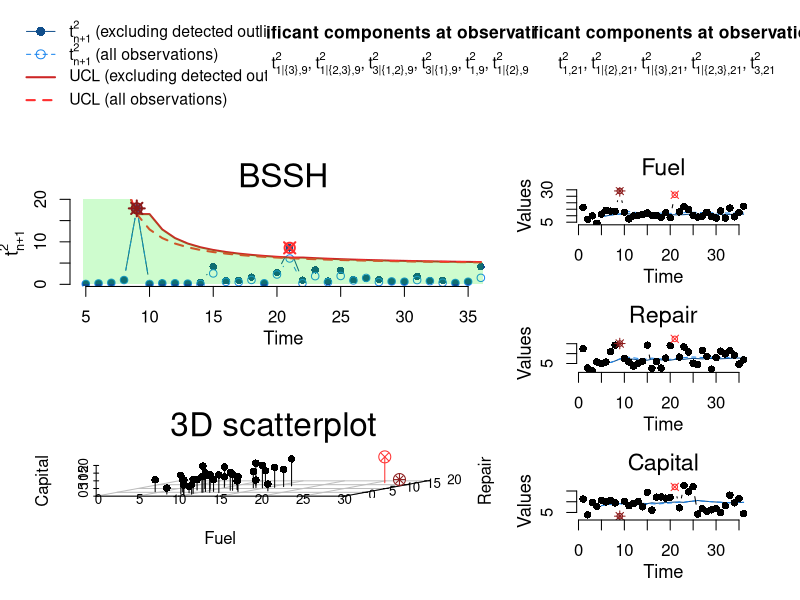

R code for this plot:
# R code for the transportation cost application of BSSH
# Reproduces the monitoring results, post-alarm diagnosis,
# and the figure reported in the manuscript.

# If needed, install the required packages:
# install.packages("plotrix")
# install.packages("scatterplot3d")

library(plotrix)
library(scatterplot3d)

#------------------------------------------------------------------------------
# DATA
#------------------------------------------------------------------------------

Fuel <- c(16.44, 7.19, 9.92, 4.24, 11.20, 14.25, 13.50, 13.32, 29.11, 12.68,
          7.51, 9.90, 10.25, 11.11, 12.17, 10.24, 10.18, 8.88, 12.34, 8.51,
          26.16, 12.95, 16.93, 14.70, 10.32, 8.98, 9.70, 12.72, 9.49, 8.22,
          13.70, 8.21, 15.86, 9.18, 12.49, 17.32)

Repair <- c(12.43, 2.70, 1.35, 5.78, 5.05, 5.78, 10.98, 14.27, 15.09, 7.61,
            5.80, 3.63, 5.07, 6.15, 14.26, 2.59, 6.05, 2.70, 7.73, 14.02,
            17.44, 8.24, 13.37, 10.78, 5.16, 4.49, 11.59, 8.63, 2.16, 7.95,
            11.22, 9.85, 11.42, 9.18, 4.67, 6.86)

Capital <- c(11.23, 3.92, 9.75, 7.78, 10.67, 9.88, 10.60, 9.45, 3.28, 10.23,
             8.13, 9.13, 10.17, 7.61, 14.39, 6.09, 12.14, 12.23, 11.68, 12.01,
             16.89, 7.18, 17.59, 14.58, 17.00, 4.26, 6.83, 5.59, 6.23, 6.72,
             4.91, 8.17, 13.06, 9.49, 11.49, 4.44)

#######################
#### PRIOR SETTING ####
#######################

M0n <- rep(0, 3)
L0n <- 0
NU0n <- -1
PSIn <- matrix(0, 3, 3)
a0 <- 0

# FALSE ALARM RATE: ARL_0 = 200
far <- 1/200

#==============================================================================
# RECURSIVE NIW UPDATE 
#==============================================================================

niw_update_one <- function(x, mu, lambda, nu, Psi) {
  x <- as.numeric(x)
  w <- lambda / (lambda + 1)
  diff <- x - mu
  mu_new  <- w * mu + (1 - w) * x
  Psi_new <- Psi + w * tcrossprod(diff)
  list(mu = mu_new, lambda = lambda + 1, nu = nu + 1, Psi = Psi_new)
}

posterior_upto_n_recursive <- function(X, n, m0, l0, nu0, psi0) {
  mu <- m0; lambda <- l0; nu <- nu0; Psi <- psi0
  if (n >= 1) {
    for (i in 1:n) {
      upd <- niw_update_one(X[i,], mu, lambda, nu, Psi)
      mu <- upd$mu; lambda <- upd$lambda; nu <- upd$nu; Psi <- upd$Psi
    }
  }
  list(mu = mu, lambda = lambda, nu = nu, Psi = Psi)
}

#==============================================================================
# applicationBSSH 
#==============================================================================

applicationBSSH <- function(CX, CY, CZ, PX, PY, PZ, FAR, a0, m0i, l0i, nu0i, psi0i) {
  stats <- matrix(NA, length(CX), 2)
  colnames(stats) <- c("t2", "qf")
  
  if (a0 != 0) {
    Y <- cbind(PX, PY, PZ)
    n0 <- length(PX)
    sumY <- apply(Y, 2, sum)
    meanY <- sumY / n0
    CC0 <- lapply(1:n0, function(x) (Y[x,] - meanY) %*% t(Y[x,] - meanY))
    C0 <- Reduce("+", CC0)
    
    m0 <- (l0i * m0i + a0 * sumY) / (l0i + a0 * n0)
    l0 <- l0i + a0 * n0
    nu0 <- nu0i + a0 * n0
    psi0 <- psi0i + a0 * C0 + l0i * m0i %*% t(m0i) +
      a0 * n0 * meanY %*% t(meanY) - l0 * m0 %*% t(m0)
  } else {
    m0 <- m0i; l0 <- l0i; nu0 <- nu0i; psi0 <- psi0i
  }
  
  X <- cbind(CX, CY, CZ)
  d <- ncol(X); N <- nrow(X)
  start_n <- d + 1
  
  mu <- m0; lambda <- l0; nu <- nu0; Psi <- psi0
  for (i in 1:start_n) {
    upd <- niw_update_one(X[i,], mu, lambda, nu, Psi)
    mu <- upd$mu; lambda <- upd$lambda; nu <- upd$nu; Psi <- upd$Psi
  }
  
  for (n in start_n:(N - 1)) {
    x_next <- X[n + 1,]
    nu_star <- nu - d + 1
    
    A <- ((lambda + 1) * d) / (lambda * nu_star) * Psi
    diff <- matrix(x_next - mu, ncol = 1)
    
    t2 <- as.numeric(t(diff) %*% solve(A) %*% diff)
    q  <- qf(1 - FAR, d, nu_star)
    
    stats[n + 1, 1] <- t2
    stats[n + 1, 2] <- q
    
    upd <- niw_update_one(x_next, mu, lambda, nu, Psi)
    mu <- upd$mu; lambda <- upd$lambda; nu <- upd$nu; Psi <- upd$Psi
  }
  
  return(stats)
}

#==============================================================================
# posteriormeanBSSH
#==============================================================================

prmeanBSSH <- function(CX, CY, CZ, PX, PY, PZ, FAR, a0, m0i, l0i, nu0i, psi0i) {
  MN <- NULL
  
  if (a0 != 0) {
    Y <- cbind(PX, PY, PZ)
    n0 <- length(PX)
    sumY <- apply(Y, 2, sum)
    meanY <- sumY / n0
    CC0 <- lapply(1:n0, function(x) (Y[x,] - meanY) %*% t(Y[x,] - meanY))
    C0 <- Reduce("+", CC0)
    
    m0 <- (l0i * m0i + a0 * sumY) / (l0i + a0 * n0)
    l0 <- l0i + a0 * n0
    nu0 <- nu0i + a0 * n0
    psi0 <- psi0i + a0 * C0 + l0i * m0i %*% t(m0i) +
      a0 * n0 * meanY %*% t(meanY) - l0 * m0 %*% t(m0)
  } else {
    m0 <- m0i; l0 <- l0i; nu0 <- nu0i; psi0 <- psi0i
  }
  
  X <- cbind(CX, CY, CZ)
  d <- ncol(X); N <- nrow(X)
  start_n <- d + 1
  
  mu <- m0; lambda <- l0; nu <- nu0; Psi <- psi0
  for (i in 1:start_n) {
    upd <- niw_update_one(X[i,], mu, lambda, nu, Psi)
    mu <- upd$mu; lambda <- upd$lambda; nu <- upd$nu; Psi <- upd$Psi
  }
  
  for (n in start_n:(N - 1)) {
    MN <- rbind(MN, mu)
    upd <- niw_update_one(X[n + 1,], mu, lambda, nu, Psi)
    mu <- upd$mu; lambda <- upd$lambda; nu <- upd$nu; Psi <- upd$Psi
  }
  
  colnames(MN) <- c("Fuel", "Repair", "Capital")
  return(MN)
}

#==============================================================================
# EXCLUDING OUTLIERS 
#==============================================================================

applicationBSSHexcluding <- function(CX, CY, CZ, PX, PY, PZ, FAR, a0, m0i, l0i, nu0i, psi0i) {
  stats <- matrix(NA, 4, 2)
  colnames(stats) <- c("t2", "qf")
  
  if (a0 != 0) {
    Y <- cbind(PX, PY, PZ)
    n0 <- length(PX)
    sumY <- apply(Y, 2, sum)
    meanY <- sumY / n0
    CC0 <- lapply(1:n0, function(x) (Y[x,] - meanY) %*% t(Y[x,] - meanY))
    C0 <- Reduce("+", CC0)
    
    m0 <- (l0i * m0i + a0 * sumY) / (l0i + a0 * n0)
    l0 <- l0i + a0 * n0
    nu0 <- nu0i + a0 * n0
    psi0 <- psi0i + a0 * C0 + l0i * m0i %*% t(m0i) +
      a0 * n0 * meanY %*% t(meanY) - l0 * m0 %*% t(m0)
  } else {
    m0 <- m0i; l0 <- l0i; nu0 <- nu0i; psi0 <- psi0i
  }
  
  X <- cbind(CX, CY, CZ)
  d <- ncol(X)
  n <- d + 1
  
  while (n <= (nrow(X) - 1)) {
    post <- posterior_upto_n_recursive(X, n, m0, l0, nu0, psi0)
    mu <- post$mu; lambda <- post$lambda; nu <- post$nu; Psi <- post$Psi
    
    nu_star <- nu - d + 1
    A <- ((lambda + 1) * d) / (lambda * nu_star) * Psi
    
    diff <- matrix(X[n + 1, ] - mu, ncol = 1)
    t2 <- as.numeric(t(diff) %*% solve(A) %*% diff)
    q  <- qf(1 - FAR, d, nu_star)
    
    stats <- rbind(stats, c(t2, q))
    
    if (t2 > q) {
      X <- X[-(n + 1), ]
      n <- n - 1
    }
    
    n <- n + 1
  }
  
  return(stats)
}

prmeanBSSHexcluding <- function(CX, CY, CZ, PX, PY, PZ, FAR, a0, m0i, l0i, nu0i, psi0i) {
  MN <- NULL
  
  if (a0 != 0) {
    Y <- cbind(PX, PY, PZ)
    n0 <- length(PX)
    sumY <- apply(Y, 2, sum)
    meanY <- sumY / n0
    CC0 <- lapply(1:n0, function(x) (Y[x,] - meanY) %*% t(Y[x,] - meanY))
    C0 <- Reduce("+", CC0)
    
    m0 <- (l0i * m0i + a0 * sumY) / (l0i + a0 * n0)
    l0 <- l0i + a0 * n0
    nu0 <- nu0i + a0 * n0
    psi0 <- psi0i + a0 * C0 + l0i * m0i %*% t(m0i) +
      a0 * n0 * meanY %*% t(meanY) - l0 * m0 %*% t(m0)
  } else {
    m0 <- m0i; l0 <- l0i; nu0 <- nu0i; psi0 <- psi0i
  }
  
  X <- cbind(CX, CY, CZ)
  d <- ncol(X)
  n <- d + 1
  
  while (n <= (nrow(X) - 1)) {
    post <- posterior_upto_n_recursive(X, n, m0, l0, nu0, psi0)
    mu <- post$mu; lambda <- post$lambda; nu <- post$nu; Psi <- post$Psi
    
    nu_star <- nu - d + 1
    A <- ((lambda + 1) * d) / (lambda * nu_star) * Psi
    
    diff <- matrix(X[n + 1, ] - mu, ncol = 1)
    t2 <- as.numeric(t(diff) %*% solve(A) %*% diff)
    q  <- qf(1 - FAR, d, nu_star)
    
    MN <- rbind(MN, mu)
    
    if (t2 > q) {
      X <- X[-(n + 1), ]
      n <- n - 1
    }
    
    n <- n + 1
  }
  
  colnames(MN) <- c("Fuel", "Repair", "Capital")
  return(MN)
}

#==============================================================================
# POST-ALARM DIAGNOSIS 
#==============================================================================

all_subsets_two <- function(vec) {
  list(integer(0), vec[1], vec[2], vec)
}

diag_all_3d <- function(x_alarm, post, time, q_fdr = 0.05) {
  mu <- post$mu; ln <- post$lambda; nun <- post$nu; Psi <- post$Psi
  d <- length(mu)
  nu_star <- nun - d + 1
  A <- ((ln + 1) * d) / (ln * nu_star) * Psi
  
  rows <- list()
  for (j in 1:d) {
    others <- setdiff(1:d, j)
    subsets <- all_subsets_two(others)
    
    for (L in subsets) {
      L <- as.integer(L)
      Lsize <- length(L)
      
      if (Lsize == 0) {
        t2 <- (x_alarm[j] - mu[j])^2 / A[j, j]
        U  <- d * t2
        df2 <- nu_star
        p <- 1 - pf(U, df1 = 1, df2 = df2)
        test <- sprintf("t^2_{%d,%d}", j, time)
        code <- sprintf("t%d", j)
      } else {
        ALL <- A[L, L, drop = FALSE]
        invALL <- solve(ALL)
        diffL <- matrix(x_alarm[L] - mu[L], ncol = 1)
        
        DeltaL <- as.numeric(d * t(diffL) %*% invALL %*% diffL)
        
        AjL <- matrix(A[j, L], nrow = 1)
        ALj <- matrix(A[L, j], ncol = 1)
        
        mu_jgL <- as.numeric(mu[j] + AjL %*% invALL %*% diffL)
        A_jgL  <- as.numeric(A[j, j] - AjL %*% invALL %*% ALj)
        
        t2 <- (x_alarm[j] - mu_jgL)^2 / A_jgL
        U  <- ((nu_star + Lsize) / (nu_star + DeltaL)) * d * t2
        df2 <- nu_star + Lsize
        p <- 1 - pf(U, df1 = 1, df2 = df2)
        
        Llab <- paste(L, collapse = ",")
        test <- sprintf("t^2_{%d|{%s},%d}", j, Llab, time)
        code <- sprintf("t%dg%s", j, paste(L, collapse = ""))
      }
      
      rows[[length(rows) + 1]] <- data.frame(
        Test = test,
        code = code,
        t2 = t2,
        U = U,
        df2 = df2,
        p = p,
        stringsAsFactors = FALSE
      )
    }
  }
  
  df <- do.call(rbind, rows)
  df$p_adj <- p.adjust(df$p, method = "BH")
  df$Significant <- df$p_adj <= q_fdr
  df <- df[order(df$p), ]
  
  j_from_code <- function(code) as.integer(sub("^t([0-9]).*$", "\\1", code))
  suspects <- sort(unique(j_from_code(df$code[df$Significant])))
  
  list(table = df, suspects = suspects)
}

#==============================================================================
# RUN BSSH MONITORING
#==============================================================================

results   <- applicationBSSH(Fuel, Repair, Capital, NA, NA, NA, far, a0, M0n, L0n, NU0n, PSIn)
resultsex <- applicationBSSHexcluding(Fuel, Repair, Capital, NA, NA, NA, far, a0, M0n, L0n, NU0n, PSIn)

prmean   <- prmeanBSSH(Fuel, Repair, Capital, NA, NA, NA, far, a0, M0n, L0n, NU0n, PSIn)
prmeanex <- prmeanBSSHexcluding(Fuel, Repair, Capital, NA, NA, NA, far, a0, M0n, L0n, NU0n, PSIn)

monitor_all <- data.frame(
  Time = 1:length(Fuel),
  Statistic = round(results[,1], 4),
  Threshold = round(results[,2], 4),
  Alarm = ifelse(!is.na(results[,1]) & results[,1] > results[,2], "YES", "NO")
)

monitor_ex <- data.frame(
  Time = 1:nrow(resultsex),
  Statistic = round(resultsex[,1], 4),
  Threshold = round(resultsex[,2], 4),
  Alarm = ifelse(!is.na(resultsex[,1]) & resultsex[,1] > resultsex[,2], "YES", "NO")
)

alarm_all <- which(!is.na(results[,1]) & results[,1] > results[,2])
alarm_ex  <- which(!is.na(resultsex[,1]) & resultsex[,1] > resultsex[,2])

cat("\n===== STATISTICS AND THRESHOLDS: ALL OBSERVATIONS =====\n")
print(monitor_all, row.names = FALSE)

cat("\n===== ALARM VALUES: ALL OBSERVATIONS =====\n")
if (length(alarm_all) == 0) {
  cat("No alarms.\n")
} else {
  print(data.frame(
    Time = alarm_all,
    Fuel = round(Fuel[alarm_all], 4),
    Repair = round(Repair[alarm_all], 4),
    Capital = round(Capital[alarm_all], 4)
  ), row.names = FALSE)
}

cat("\n===== STATISTICS AND THRESHOLDS: EXCLUDING DETECTED OUTLIERS =====\n")
print(monitor_ex, row.names = FALSE)

cat("\n===== ALARM VALUES: EXCLUDING DETECTED OUTLIERS =====\n")
if (length(alarm_ex) == 0) {
  cat("No alarms.\n")
} else {
  print(data.frame(
    Time = alarm_ex,
    Fuel = round(Fuel[alarm_ex], 4),
    Repair = round(Repair[alarm_ex], 4),
    Capital = round(Capital[alarm_ex], 4)
  ), row.names = FALSE)
}

#==============================================================================
# POST-ALARM DIAGNOSIS (BH-FDR=0.05) FOR t=9 AND t=21
#==============================================================================

Xfull <- cbind(Fuel, Repair, Capital)

t_alarm1 <- 9
post8 <- posterior_upto_n_recursive(Xfull, n = t_alarm1 - 1, m0 = M0n, l0 = L0n, nu0 = NU0n, psi0 = PSIn)
diag9 <- diag_all_3d(Xfull[t_alarm1, ], post8, time = t_alarm1, q_fdr = 0.05)

tab9 <- within(diag9$table, {
  t2 <- round(t2, 6); U <- round(U, 6)
  p <- signif(p, 6); p_adj <- signif(p_adj, 6)
})

Xno9 <- Xfull[-9, , drop = FALSE]
t_alarm2_original <- 21
t_alarm2_stream <- t_alarm2_original - 1

post_before21 <- posterior_upto_n_recursive(Xno9, n = t_alarm2_stream - 1, m0 = M0n, l0 = L0n, nu0 = NU0n, psi0 = PSIn)
diag21 <- diag_all_3d(Xno9[t_alarm2_stream, ], post_before21, time = t_alarm2_original, q_fdr = 0.05)

tab21 <- within(diag21$table, {
  t2 <- round(t2, 6); U <- round(U, 6)
  p <- signif(p, 6); p_adj <- signif(p_adj, 6)
})

cat("\n===== POST-ALARM P-VALUES =====\n")

cat("\n----- Alarm at time 9 -----\n")
cat("Fuel = ", round(Xfull[t_alarm1, 1], 4),
    ", Repair = ", round(Xfull[t_alarm1, 2], 4),
    ", Capital = ", round(Xfull[t_alarm1, 3], 4), "\n", sep = "")
print(tab9, row.names = FALSE)

cat("\n----- Alarm at time 21 -----\n")
cat("Fuel = ", round(Xno9[t_alarm2_stream, 1], 4),
    ", Repair = ", round(Xno9[t_alarm2_stream, 2], 4),
    ", Capital = ", round(Xno9[t_alarm2_stream, 3], 4), "\n", sep = "")
print(tab21, row.names = FALSE)

#==============================================================================
# PLOT
#==============================================================================

test_to_plotmath <- function(test_str) {
  inside <- sub("^t\\^2_\\{", "", test_str)
  inside <- sub("\\}$", "", inside)
  time <- sub("^.*,", "", inside)
  rest <- sub(",[^,]*$", "", inside)
  
  if (!grepl("\\|", rest)) {
    return(parse(text = sprintf("t[%s*','*%s]^2", rest, time))[[1]])
  }
  
  parts <- strsplit(rest, "\\|")[[1]]
  j <- parts[1]
  Lparts <- strsplit(gsub("[{}]", "", parts[2]), ",")[[1]]
  Lstr <- paste(Lparts, collapse = "*','*")
  
  parse(text = sprintf("t[%s*'|'*'{'*%s*'}'*','*%s]^2", j, Lstr, time))[[1]]
}

build_inline_expr <- function(expr_list) {
  if (length(expr_list) == 0) return("none")
  if (length(expr_list) == 1) return(as.expression(expr_list[[1]]))
  
  call_list <- list(as.name("paste"))
  for (k in seq_along(expr_list)) {
    call_list <- c(call_list, list(expr_list[[k]]))
    if (k < length(expr_list)) call_list <- c(call_list, list(", "))
  }
  as.expression(as.call(call_list))
}

sig9_tbl  <- diag9$table[diag9$table$Significant, ]
sig21_tbl <- diag21$table[diag21$table$Significant, ]

sig9_tbl  <- sig9_tbl[order(sig9_tbl$p), ]
sig21_tbl <- sig21_tbl[order(sig21_tbl$p), ]

sig9_tests  <- sig9_tbl$Test
sig21_tests <- sig21_tbl$Test

sig9_inline  <- build_inline_expr(lapply(sig9_tests,  test_to_plotmath))
sig21_inline <- build_inline_expr(lapply(sig21_tests, test_to_plotmath))

header_h <- 0.18
body_top <- 1 - header_h

pdf(file = "BSSH_application_cost.pdf",
    width = 12.75,
    height = 9 / body_top)

par(fig = c(0, 1/3, body_top, 1), oma = c(0,0,0,0), mar = c(0,0,0,0), new = FALSE)
plot(NA, NA, axes = FALSE, xlab = "", ylab = "", xlim = c(0,1), ylim = c(0,1))

legend(
  x = 0.05, y = 0.95, xjust = 0, yjust = 1,
  legend = c(
    expression(t[n+1]^2*" (excluding detected outliers)"),
    expression(t[n+1]^2*" (all observations)"),
    "UCL (excluding detected outliers)",
    "UCL (all observations)",
    expression(mu[n]*" (excluding detected outliers)"),
    expression(mu[n]*" (all observations)"),
    "OOC at observation 9",
    "OOC at observation 21"
  ),
  pch = c(16, 1, NA, NA, NA, NA, 8, 4),
  lty = c(1, 2, 1, 2, 1, 2, NA, NA),
  lwd = c(1, 1, 2, 2, 2, 2, NA, NA),
  col = c("dodgerblue4", "dodgerblue2", "firebrick3", "firebrick1",
          "dodgerblue4", "dodgerblue2", "firebrick4", "firebrick1"),
  pt.cex = c(1.2, 1.2, NA, NA, NA, NA, 1.2, 1.2),
  cex = 0.95,
  bty = "n",
  y.intersp = 1.05
)

#################################################################################################

par(fig = c(1/3, 2/3, body_top, 1), oma = c(0,0,0,0), mar = c(0,0,0,0), new = TRUE)
plot(NA, NA, axes = FALSE, xlab = "", ylab = "", xlim = c(0,1), ylim = c(0,1))
text(0.5, 0.72, "Significant components at observation 9", font = 2, cex = 1.05, adj = c(0.5, 0.5))
text(0.5, 0.40, sig9_inline, cex = 0.95, adj = c(0.5, 0.5))

#################################################################################################

par(fig = c(2/3, 1, body_top, 1), oma = c(0,0,0,0), mar = c(0,0,0,0), new = TRUE)
plot(NA, NA, axes = FALSE, xlab = "", ylab = "", xlim = c(0,1), ylim = c(0,1))
text(0.5, 0.72, "Significant components at observation 21", font = 2, cex = 1.05, adj = c(0.5, 0.5))
text(0.5, 0.40, sig21_inline, cex = 0.95, adj = c(0.5, 0.5))

#################################################################################################

bord <- c(5:length(Fuel), length(Fuel):5)
bord[1] <- bord[64] <- 4.80
bord[32] <- bord[33] <- 36.20
obs <- 1:length(Fuel)
obs[5] <- 1.80
obs[33] <- 36.20

#################################################################################################

par(fig = c(0, 2/3, 0.55*body_top, 0.95*body_top),
    oma = c(1.5, 1, 1.5, 1), mar = c(2, 2.5, 2.5, 1.5), new = TRUE)

plot(resultsex[,1], type = "b", lty = 1, xlab = "", ylab = "", col = "dodgerblue4",
     lwd = 1, pch = 16, axes = FALSE, yaxs = "i", ylim = c(-0.5, 20), xlim = c(5, 36))

points(results[,1], type = "b", lty = 2, col = "dodgerblue2", lwd = 1, pch = 1)

points(resultsex[,2], type = "l", lty = 1, lwd = 2, col = "firebrick3")
points(results[,2], type = "l", lty = 2, lwd = 2, col = "firebrick1")

polygon(bord, c(resultsex[5:36,2], rep(0, 32)),
        col = rgb(0.05, 0.95, 0.05, 0.2), border = NA)

points(9,  resultsex[9,1],  pch = 8, col = "firebrick4", lwd = 2, cex = 1.5)
points(21, resultsex[21,1], pch = 4, col = "firebrick1", lwd = 2, cex = 1.5)

draw.circle(9,  resultsex[9,1],  2/5, border = "firebrick4", lwd = 2)
draw.circle(21, resultsex[21,1], 2/5, border = "firebrick1", lwd = 2)

axis(1); axis(2)
mtext(expression(t[n+1]^2), side = 2, line = 2.1, cex = 1.1)
mtext("Time",           side = 1, line = 2.1, cex = 1.1)
mtext("BSSH",           side = 3, line = 0.4, cex = 2)

par(fig = c(0, 2/3, 0*body_top, 0.5*body_top),
    oma = c(0, 1, 1.5, 1), mar = c(0, 2.5, 4, 1.5), new = TRUE)

spl <- scatterplot3d(cbind(Fuel, Repair, Capital),
                     pch = c(rep(16, 8), 8, rep(16, 11), 4, rep(16, 15)),
                     color = c(rep(1, 8), "firebrick4", rep(1, 11),
                               "firebrick1", rep(1, 15)),
                     angle = 45, box = FALSE, type = "h")

spl$points3d(Fuel[9],  Repair[9],  Capital[9],  pch = 1, cex = 1.6, col = "firebrick4")
spl$points3d(Fuel[21], Repair[21], Capital[21], pch = 1, cex = 1.6, col = "firebrick1")

mtext("3D scatterplot", side = 3, line = 0.4, cex = 2)

#################################################################################################

par(fig = c(2/3, 1, (2/3)*body_top, 1*body_top),
    oma = c(1.5, 1, 1.5, 1), mar = c(2.5, 2.5, 3, 1.5), new = TRUE)

plot(NA, xlab = "", ylab = "", axes = FALSE, yaxs = "i", xlim = c(1, 36), ylim = c(3, 32))

points(5:36, prmeanex[,1], type = "l", lty = 1, col = "dodgerblue4")
points(5:36, prmean[,1],   type = "l", lty = 2, col = "dodgerblue2")

points(Fuel[1:36], type = "b", lty = 1, lwd = 1,
       pch = c(rep(16, 8), 8, rep(16, 11), 4, rep(16, 15)),
       col = c(rep(1, 8), "firebrick4", rep(1, 11),
               "firebrick1", rep(1, 15)))

draw.circle(9,  Fuel[9],  3/5, border = "firebrick4")
draw.circle(21, Fuel[21], 3/5, border = "firebrick1")

axis(1); axis(2)
mtext("Values", side = 2, line = 2.1, cex = 1.1)
mtext("Time",   side = 1, line = 2.1, cex = 1.1)
mtext("Fuel",   side = 3, line = 0.4, cex = 1.4)

#################################################################################################

par(fig = c(2/3, 1, (1/3)*body_top, (2/3)*body_top),
    oma = c(1.5, 1, 1.5, 1), mar = c(2.5, 2.5, 3, 1.5), new = TRUE)

plot(NA, xlab = "", ylab = "", axes = FALSE, yaxs = "i", xlim = c(1, 36), ylim = c(0.5, 19.5))

points(5:36, prmeanex[,2], type = "l", lty = 1, col = "dodgerblue4")
points(5:36, prmean[,2],   type = "l", lty = 2, col = "dodgerblue2")

points(Repair[1:36], type = "b", lty = 1, lwd = 1,
       pch = c(rep(16, 8), 8, rep(16, 11), 4, rep(16, 15)),
       col = c(rep(1, 8), "firebrick4", rep(1, 11),
               "firebrick1", rep(1, 15)))

draw.circle(9,  Repair[9],  3/5, border = "firebrick4")
draw.circle(21, Repair[21], 3/5, border = "firebrick1")

axis(1); axis(2)
mtext("Values", side = 2, line = 2.1, cex = 1.1)
mtext("Time",   side = 1, line = 2.1, cex = 1.1)
mtext("Repair", side = 3, line = 0.4, cex = 1.4)

#################################################################################################

par(fig = c(2/3, 1, 0*body_top, (1/3)*body_top),
    oma = c(1.5, 1, 1.5, 1), mar = c(2.5, 2.5, 3, 1.5), new = TRUE)

plot(NA, xlab = "", ylab = "", axes = FALSE, yaxs = "i", xlim = c(1, 36), ylim = c(1.5, 19))

points(5:36, prmeanex[,3], type = "l", lty = 1, col = "dodgerblue4")
points(5:36, prmean[,3],   type = "l", lty = 2, col = "dodgerblue2")

points(Capital[1:36], type = "b", lty = 1, lwd = 1,
       pch = c(rep(16, 8), 8, rep(16, 11), 4, rep(16, 15)),
       col = c(rep(1, 8), "firebrick4", rep(1, 11),
               "firebrick1", rep(1, 15)))

draw.circle(9,  Capital[9],  3/5, border = "firebrick4")
draw.circle(21, Capital[21], 3/5, border = "firebrick1")

axis(1); axis(2)
mtext("Values",  side = 2, line = 2.1, cex = 1.1)
mtext("Time",    side = 1, line = 2.1, cex = 1.1)
mtext("Capital", side = 3, line = 0.4, cex = 1.4)

dev.off()

cat("\nPDF saved to: BSSH_application_cost.pdf\n")
